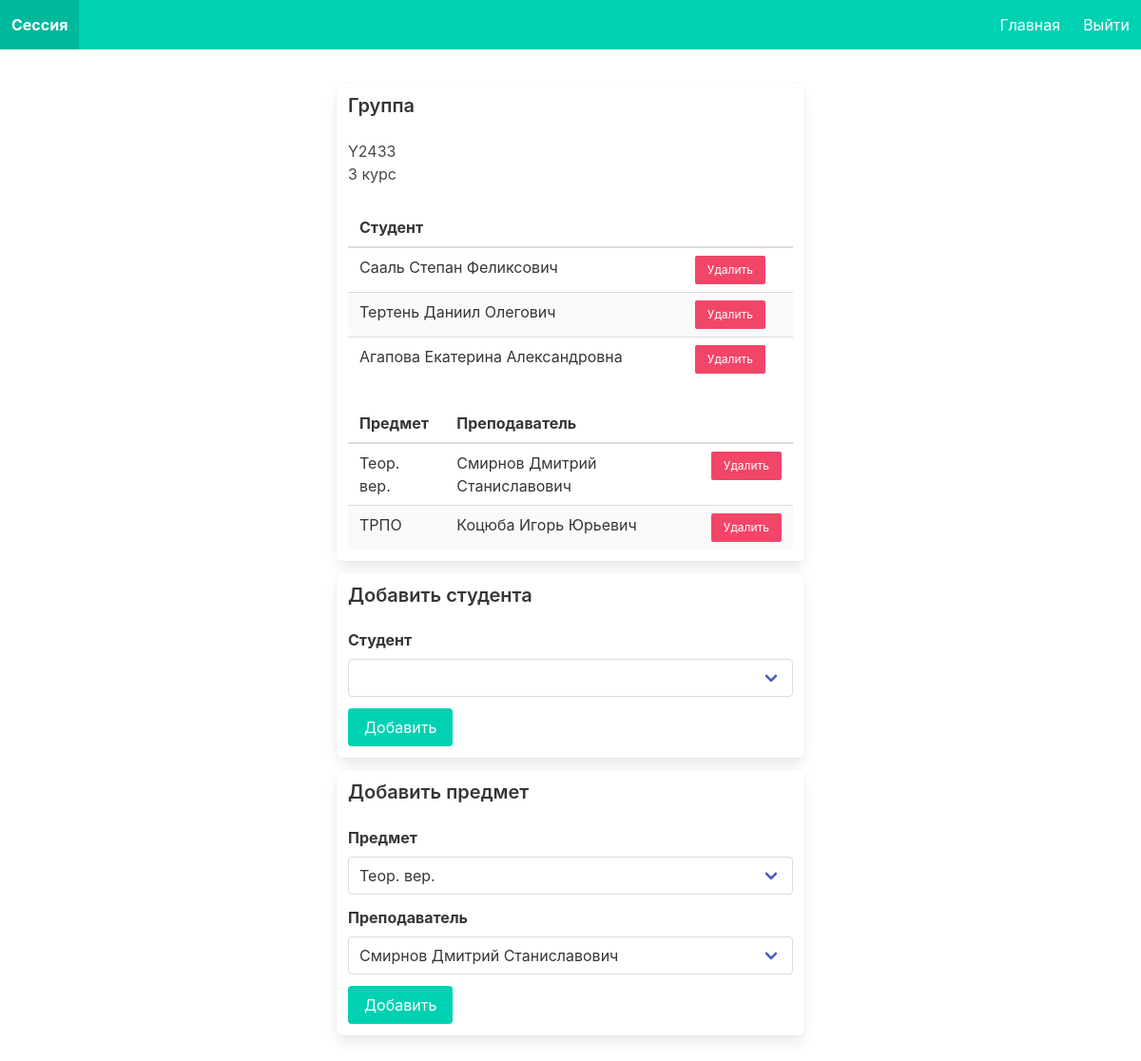
The page /groups/1/ (signed in) on the database its author committed.
### final_project/models.py (models this page shows, shortened)
class Group(models.Model):
    name = models.CharField(max_length=10)
    course = models.IntegerField()

class User(AbstractUser):
    middle_name = models.CharField(max_length=150, blank=True)
    is_student = models.BooleanField(default=False)
    is_teacher = models.BooleanField(default=False)
    group = models.ForeignKey(Group, on_delete=models.CASCADE, default=None, blank=True, null=True)

class GroupSubjectTeacher(models.Model):
    subject = models.ForeignKey(Subject, on_delete=models.CASCADE)
    teacher = models.ForeignKey(settings.AUTH_USER_MODEL, on_delete=models.CASCADE)
    group = models.ForeignKey(Group, on_delete=models.CASCADE)

class Subject(models.Model):
    name = models.CharField(max_length=45)
    code = models.CharField(max_length=10)

### final_project/views.py (the view)
# urls.py: path('groups/<int:id>/', views.group),
@login_required
def group(request, id):
    group = Group.objects.get(pk=id)
    students = User.objects.filter(group=group)
    free_students = User.objects.filter(group=None, is_student=True)
    relations = GroupSubjectTeacher.objects.filter(group_id=id)
    subjects = Subject.objects.all()
    teachers = User.objects.filter(is_teacher=True)
    return render(request, 'group.html',
                  {'group': group, 'students': students, 'free_students': free_students, 'relations': relations,
                   'subjects': subjects, 'teachers': teachers})

### templates/group.html (shortened to what this page needs)
{% extends 'layout.html' %}
{% block nav_items %}
    <a href="/rector/" class="navbar-item">Главная</a>
{% endblock %}
{% block body %}
    <div class="columns is-centered" style="margin-bottom: 25px;">
        <div class="column is-half box">
            <h2 class="title is-5">Группа</h2>
            <p>{{ group.name }}</p>
            <p>{{ group.course }} курс</p><br>
            <table class="table is-fullwidth is-striped">
                <thead>
                <th>Студент</th>
                <th></th>
                </thead>
                <tbody>
                {% for student in students %}
                    <tr>
                        <td>{{ student.last_name }} {{ student.first_name }} {{ student.middle_name }}</td>
                        <td>
                            <form method="POST" action="/groups/{{ group.id }}/student/delete/">
                                <div class="field">
                                    <div class="control">
                                        <input type="submit" value="Удалить" class="button is-small is-danger">
                                    </div>
                                </div>
                            </form>
                        </td>
                    </tr>
                {% endfor %}
                </tbody>
            </table>
            <table class="table is-fullwidth is-striped">
                <thead>
                <th>Предмет</th>
                <th>Преподаватель</th>
                <th></th>
                </thead>
                <tbody>
                {% for relation in relations %}
                    <tr>
                        <td>{{ relation.subject.name }}</td>
                        <td>{{ relation.teacher.last_name }} {{ relation.teacher.first_name }} {{ relation.teacher.middle_name }}</td>
                        <td>
                            <form method="POST" action="/groups/{{ group.id }}/subject/delete/">
                                <div class="field">
                                    <div class="control">
                                        <input type="submit" value="Удалить" class="button is-small is-danger">
                                    </div>
                                </div>
                            </form>
                        </td>
                    </tr>
                {% endfor %}
                </tbody>
            </table>
        </div>
    </div>
    <div class="columns is-centered" style="margin-bottom: 25px;">
        <div class="column is-half box">
            <h2 class="title is-5">Добавить студента</h2>
            <form action="/groups/{{ group.id }}/student/" method="POST">
                <div class="field">
                    <label class="label">Студент</label>
                    <div class="control">
                        <div class="select is-fullwidth">
                            <select name="student">
                            </select>
                        </div>
                    </div>
                </div>
                <div class="field">
                    <div class="control">
                        <input type="submit" class="button is-primary" value="Добавить">
                    </div>
                </div>
            </form>
        </div>
    </div>
    <div class="columns is-centered" style="margin-bottom: 25px;">
        <div class="column is-half box">
            <h2 class="title is-5">Добавить предмет</h2>
            <form action="/groups/{{ group.id }}/subject/" method="POST">
                <div class="field">
                    <label class="label">Предмет</label>
                    <div class="control">
                        <div class="select is-fullwidth">
                            <select name="subject">
                                {% for subject in subjects %}
                                    <option value="{{ subject.id }}">
                                        {{ subject.name }}
                                    </option>
                                {% endfor %}
                            </select>
                        </div>
                    </div>
                </div>
                <div class="field">
                    <label class="label">Преподаватель</label>
                    <div class="control">
                        <div class="select is-fullwidth">
                            <select name="teacher">
                                {% for teacher in teachers %}
                                    <option value="{{ teacher.id }}">
                                        {{ teacher.last_name }} {{ teacher.first_name }} {{ teacher.middle_name }}
                                    </option>
                                {% endfor %}
                            </select>
                        </div>
                    </div>
                </div>
                <div class="field">
                    <div class="control">
                        <input type="submit" class="button is-primary" value="Добавить">
                    </div>
                </div>
            </form>
        </div>
    </div>
{% endblock %}

### rows shown on the page
Group: name "Y2433", course "3"
User: last_name "Сааль", first_name "Степан", middle_name "Феликсович"
User: last_name "Тертень", first_name "Даниил", middle_name "Олегович"
User: last_name "Агапова", first_name "Екатерина", middle_name "Александровна"
GroupSubjectTeacher: subject.name "Теор. вер.", teacher.last_name "Смирнов", teacher.first_name "Дмитрий", teacher.middle_name "Станиславович"
GroupSubjectTeacher: subject.name "ТРПО", teacher.last_name "Коцюба", teacher.first_name "Игорь", teacher.middle_name "Юрьевич"

### other values the page prints
form field subject "Теор. вер."
form field teacher "Смирнов Дмитрий Станиславович"
